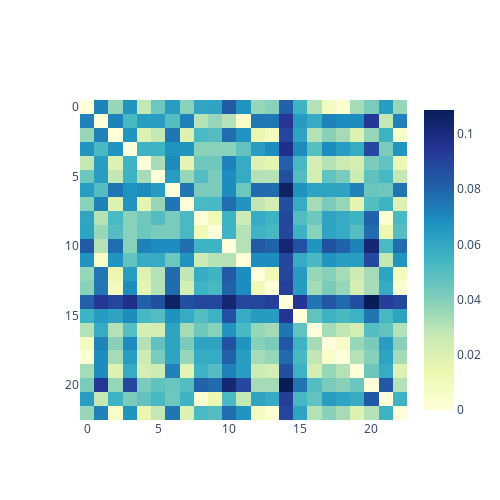

This figure's notebook cell:
### Code cell
c = ClusteringSeq([smc.cluster_cons(cluster_id) for cluster_id in np.unique(smc.assignments)], revcomp=False)
c.calc_dist_mat()
c.plot_dist_mat(variable_scale=True)

### Figure 1 — Plotly figure (JSON) as saved in the notebook; plotly's stock layout.template omitted (floating-point values rounded to 4 significant figures; data arrays with more than 128 entries replaced by an {"elided": "..."} marker saying what was removed)
{"data": [{"colorscale": [[0, "rgb(255,255,217)"], [0.125, "rgb(237,248,177)"], [0.25, "rgb(199,233,180)"], [0.375, "rgb(127,205,187)"], [0.5, "rgb(65,182,196)"], [0.625, "rgb(29,145,192)"], [0.75, "rgb(34,94,168)"], [0.875, "rgb(37,52,148)"], [1, "rgb(8,29,88)"]], "showscale": true, "type": "heatmap", "z": {"elided": "23x23 float values"}}], "layout": {"height": 500, "hovermode": "closest", "width": 500, "xaxis": {"showgrid": true}, "yaxis": {"autorange": "reversed", "showgrid": true}}}
